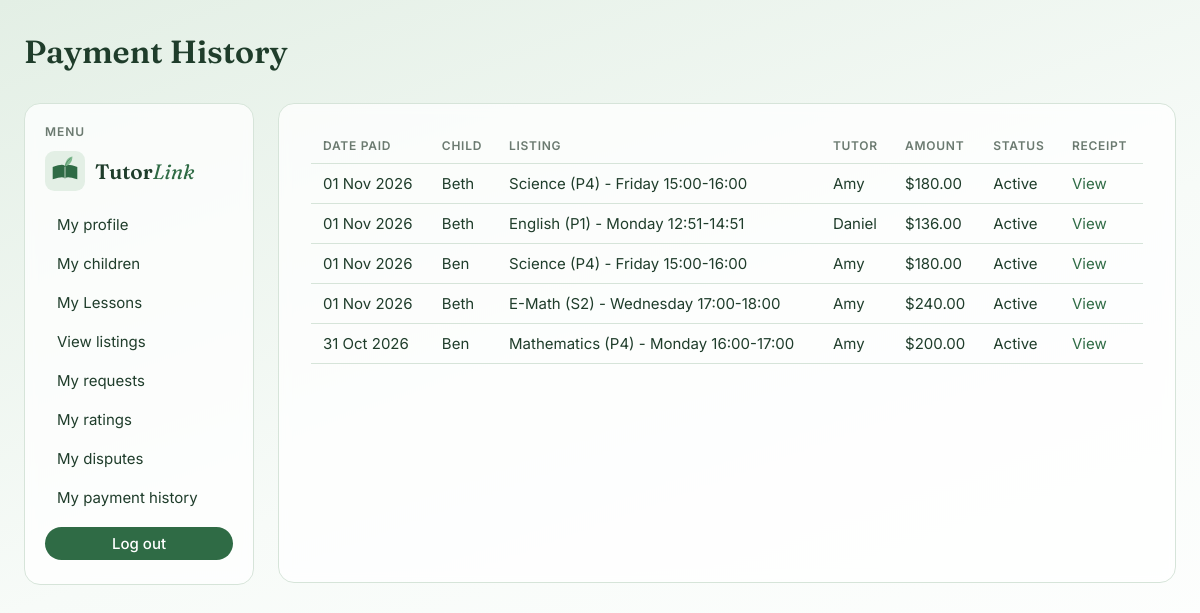
The app's page /payments/payment-history-view/ (signed in) with its own data.
### enrolments/models.py (models this page shows, shortened)
class Package(models.Model):
    STATUS_CHOICES = [
        ("ACTIVE", "Active"),
        ("COMPLETED", "Completed"),
        ("CANCELLED", "Cancelled"),
    ]
    enrolment_request = models.OneToOneField(
        EnrolmentRequest, on_delete=models.RESTRICT, related_name="package"
    )
    start_date = models.DateField()
    end_date = models.DateField()
    lesson_count = models.PositiveIntegerField(default=4)
    total_price = models.DecimalField(max_digits=6, decimal_places=2)
    status = models.CharField(max_length=9, choices=STATUS_CHOICES, default="ACTIVE")
    renewal_of = models.ForeignKey(
        "self",
        on_delete=models.SET_NULL,
        null=True,
        blank=True,
        related_name="renewals",
    )
    created_at = models.DateTimeField(auto_now_add=True)
    class Meta:
        constraints = [
            models.CheckConstraint(
                condition=models.Q(end_date__gte=models.F("start_date")),
                name="package_end_date_greater_than_or_equal_to_start_date",
            ),
            models.CheckConstraint(
                condition=models.Q(lesson_count__gt=0),
                name="package_lesson_count_greater_than_0",
            ),
            models.CheckConstraint(
                condition=models.Q(total_price__gt=0),
                name="package_total_price_greater_than_0",
            ),
        ]

class EnrolmentRequest(models.Model):
    STATUS_CHOICES = [
        ("PENDING", "Pending"),
        ("ACCEPTED", "Accepted"),
        ("DECLINED", "Declined"),
        ("WITHDRAWN", "Withdrawn"),
        ("PAID", "Paid"),
        ("EXPIRED", "Expired"),
    ]
    child = models.ForeignKey(
        Child, on_delete=models.RESTRICT, related_name="enrolment_requests"
    )
    listing = models.ForeignKey(
        Listing, on_delete=models.RESTRICT, related_name="enrolment_requests"
    )
    start_date = models.DateField()
    message = models.TextField(blank=True)  # optional
    status = models.CharField(max_length=9, choices=STATUS_CHOICES, default="PENDING")
    created_at = models.DateTimeField(auto_now_add=True)
    decided_at = models.DateTimeField(null=True, blank=True)  # empty until it happens
    pay_by = models.DateTimeField(null=True, blank=True)  # empty until accepted
    withdraw_reason = models.TextField(blank=True)  # optional
    decline_reason = models.TextField(blank=True)  # optional

### accounts/models.py (models this page shows, shortened)
class Child(models.Model):
    parent = models.ForeignKey(User, on_delete=models.CASCADE)
    first_name = models.CharField(max_length=50)
    last_name = models.CharField(max_length=50)
    level = models.CharField(max_length=3, choices=LEVEL_CHOICES)
    def __str__(self):
        return f"{self.first_name}"

class TutorProfile(models.Model):
    user = models.OneToOneField(User, on_delete=models.CASCADE)
    bio = models.TextField(max_length=500)
    qualification = models.CharField(max_length=40, choices=QUALIFICATION_CHOICES)
    years_experience = models.PositiveIntegerField(default=0)
    teaching_mode = models.CharField(max_length=10, choices=TEACHING_MODE_CHOICES)

class User(AbstractUser):
    email = models.EmailField(unique=True)
    role = models.CharField(max_length=10, choices=ROLE_CHOICES, default='PARENT')
    phone = models.CharField(max_length=20, blank=True)
    address = models.CharField(max_length=255, blank=True)
    date_of_birth = models.DateField(null=True, blank=True)
    gender = models.CharField(max_length=1, choices=GENDER_CHOICES, blank=True)
    avatar = models.ImageField(upload_to="avatars/", blank=True)
    card_brand = models.CharField(max_length=20, blank=True)
    card_last4 = models.CharField(max_length=4, blank=True)

### listings/models.py (models this page shows, shortened)
class Listing(models.Model):
    SUBJECT_CHOICES = [
        ("ENGLISH", "English"),
        ("CHINESE", "Chinese"),
        ("MALAY", "Malay"),
        ("TAMIL", "Tamil"),
        ("MATH", "Mathematics"),
        ("E_MATH", "E-Math"),
        ("A_MATH", "A-Math"),
        ("H2_MATH", "H2 Math"),
        ("SCIENCE", "Science"),
        ("PHYSICS", "Physics"),
        ("CHEMISTRY", "Chemistry"),
        ("BIOLOGY", "Biology"),
        ("ECONOMICS", "Economics"),
        ("GEOGRAPHY", "Geography"),
        ("HISTORY", "History"),
        ("LITERATURE", "Literature"),
    ]
    WEEKDAY_CHOICES = [
        (0, "Monday"),
        (1, "Tuesday"),
        (2, "Wednesday"),
        (3, "Thursday"),
        (4, "Friday"),
        (5, "Saturday"),
        (6, "Sunday"),
    ]
    MODE_CHOICES = [
        ("IN_PERSON", "In person"),
        ("ONLINE", "Online"),
        ("HYBRID", "Hybrid")
    ]
    STATUS_CHOICES = [
        ("OPEN", "Open"),
        ("RESERVED", "Reserved"),
        ("FILLED", "Filled"),
        ("CLOSED", "Closed"),
    ]
    tutor = models.ForeignKey(
        TutorProfile, on_delete=models.CASCADE, related_name="listings"
    )
    subject = models.CharField(max_length=10, choices=SUBJECT_CHOICES)
    level = models.CharField(max_length=5, choices=LEVEL_CHOICES)
    weekday = models.PositiveSmallIntegerField(choices=WEEKDAY_CHOICES)
    start_time = models.TimeField()
    end_time = models.TimeField()
    mode = models.CharField(max_length=9, choices=MODE_CHOICES)
    rate_per_hour = models.DecimalField(max_digits=5, decimal_places=2)
    status = models.CharField(max_length=8, choices=STATUS_CHOICES, default="OPEN")
    created_at = models.DateTimeField(auto_now_add=True)
    class Meta:
        constraints = [
            models.CheckConstraint(
                condition=models.Q(rate_per_hour__gt=0),
                name="listing_rate_per_hour_greater_than_zero",
            ),
            models.CheckConstraint(
                condition=models.Q(end_time__gt=models.F("start_time")),
                name="listing_end_after_start",
            ),
        ]
    def __str__(self):
        return f"{self.get_subject_display()} ({self.level}) - {self.get_weekday_display()} {self.start_time:%H:%M}-{self.end_time:%H:%M}"

### payments/views.py (the view)
# urls.py: path("payment-history-view/", payment_history_view, name="parent_payment_history_view"),
@login_required
def payment_history_view(request):
    if request.user.role != "PARENT":
        return redirect("index")
    packages = Package.objects.filter(
        enrolment_request__child__parent=request.user
    ).order_by("-created_at")
    paginator = Paginator(packages, 10) # split packages into pages of 10
    page_number = request.GET.get("page")
    page_obj = paginator.get_page(page_number)
    return render(
        request, "payments/parent_payment_history_view.html",
        {"page_obj": page_obj}
    )

### payments/templates/payments/parent_payment_history_view.html (shortened to what this page needs)
{% extends 'base.html' %}
{% block header %}
Payment History
{% endblock %}
{% block content %}
<table>
    <tr>
        <th>Date paid</th>
        <th>Child</th>
        <th>Listing</th>
        <th>Tutor</th>
        <th>Amount</th>
        <th>Status</th>
        <th>Receipt</th>
    </tr>
    {% for p in page_obj %}
    <tr>
        <td>{{ p.created_at|date:"d M Y" }}</td>
        <td>{{ p.enrolment_request.child }}</td>
        <td>{{ p.enrolment_request.listing }}</td>
        <td>{{ p.enrolment_request.listing.tutor.user.first_name }}</td>
        <td>${{ p.total_price }}</td>
        <td>{{ p.get_status_display }}</td>
        <td><a href="{% url 'payment_success_view' p.pk %}">View</a></td>
    </tr>
    {% empty %}
    <tr>
        <td colspan="7">You haven't made any payments yet.</td>
    </tr>
    {% endfor %}
</table>
{% endblock %}

### static/css/style.css (style rules this page uses)
:root { --green-dark: #2f6b45; --green-leaf: #7fb98f; --green-pale: #e3efe5; --ink: #1f3d2b; --muted: #6b7a70; --card: rgba(255, 255, 255, 0.75); --line: #d6e4d9; --danger: #b5523b; --radius: 16px; }
* { box-sizing: border-box; }
body { margin: 0; min-height: 100vh; font-family: 'Inter', system-ui, sans-serif; font-size: 15px; color: var(--ink); background: linear-gradient(160deg, var(--green-pale) 0%, #f7fbf8 50%, #ffffff 100%); background-attachment: fixed; }
a { color: var(--green-dark); text-decoration: none; }
main table { width: 100%; border-collapse: collapse; margin-bottom: 8px; }
main th, main td { border: none; border-bottom: 1px solid var(--line); padding: 10px 12px; text-align: left; vertical-align: middle; }
main th { font-size: 0.75rem; text-transform: uppercase; letter-spacing: 0.06em; color: var(--muted); font-weight: 600; }

### records on screen
Package: created_at "01 Nov 2026", enrolment_request.child "Beth", enrolment_request.listing "Science (P4) - Friday 15:00-16:00", enrolment_request.listing.tutor.user.first_name "Amy", total_price "180.00", status "Active"
Package: created_at "01 Nov 2026", enrolment_request.child "Beth", enrolment_request.listing "English (P1) - Monday 12:51-14:51", enrolment_request.listing.tutor.user.first_name "Daniel", total_price "136.00", status "Active"
Package: created_at "01 Nov 2026", enrolment_request.child "Ben", enrolment_request.listing "Science (P4) - Friday 15:00-16:00", enrolment_request.listing.tutor.user.first_name "Amy", total_price "180.00", status "Active"
Package: created_at "01 Nov 2026", enrolment_request.child "Beth", enrolment_request.listing "E-Math (S2) - Wednesday 17:00-18:00", enrolment_request.listing.tutor.user.first_name "Amy", total_price "240.00", status "Active"
Package: created_at "31 Oct 2026", enrolment_request.child "Ben", enrolment_request.listing "Mathematics (P4) - Monday 16:00-17:00", enrolment_request.listing.tutor.user.first_name "Amy", total_price "200.00", status "Active"
